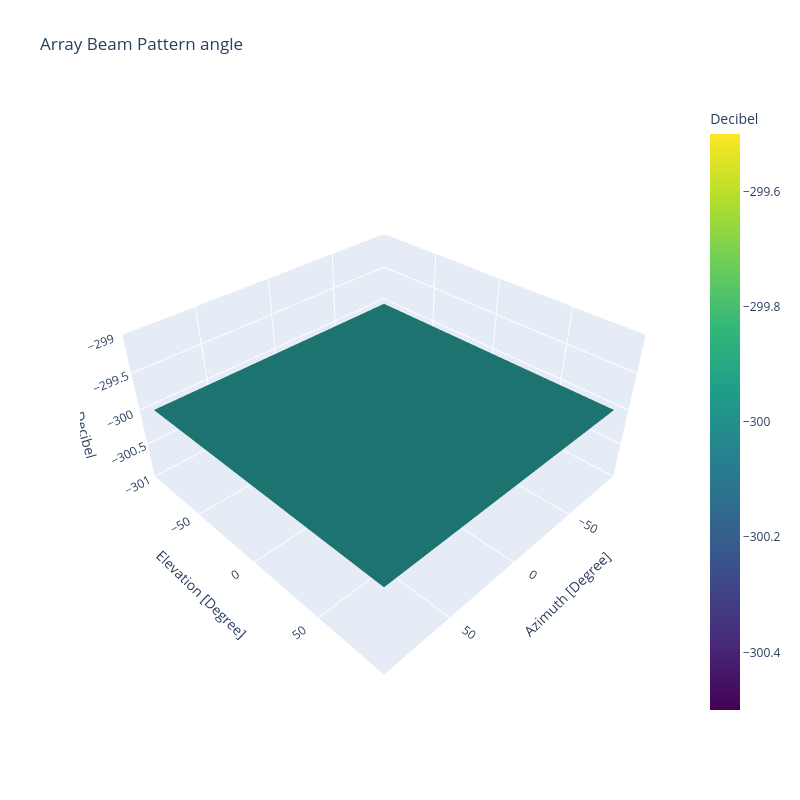

Notebook code for this chart:
### Markdown cell above
#### Array Factor At Design Frequency

### Code cell
arr.plot.beam(
    DirectionDomain.ANGLE,
    PhaseUnit.DEGREE,
    AmplitudeDomain.AntennaFactor,
    AmplitudeUnit.DECIBEL,
    FigureType.SURFACE,
    Frequency(1, FrequencyUnit.GIGAHERTZ),
)
